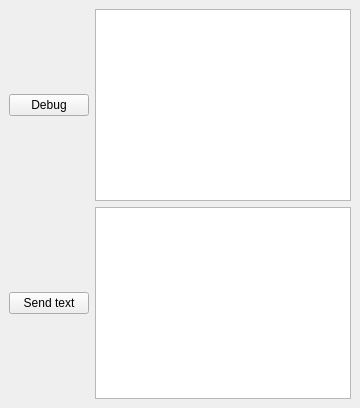
<?xml version="1.0" encoding="UTF-8"?>
<ui version="4.0">
 <class>MainWindow</class>
 <widget class="QMainWindow" name="MainWindow">
  <property name="geometry">
   <rect>
    <x>0</x>
    <y>0</y>
    <width>360</width>
    <height>408</height>
   </rect>
  </property>
  <property name="windowTitle">
   <string>MainWindow</string>
  </property>
  <widget class="QWidget" name="centralwidget">
   <layout class="QGridLayout" name="gridLayout">
    <item row="0" column="0">
     <widget class="QPushButton" name="debugBtn">
      <property name="text">
       <string>Debug</string>
      </property>
      <property name="checkable">
       <bool>false</bool>
      </property>
      <property name="checked">
       <bool>false</bool>
      </property>
     </widget>
    </item>
    <item row="0" column="1">
     <widget class="QTextEdit" name="input_textEdit"/>
    </item>
    <item row="1" column="0">
     <widget class="QPushButton" name="sendBtn">
      <property name="text">
       <string>Send text</string>
      </property>
     </widget>
    </item>
    <item row="1" column="1">
     <widget class="QTextEdit" name="output_textEdit">
      <property name="readOnly">
       <bool>true</bool>
      </property>
     </widget>
    </item>
   </layout>
  </widget>
 </widget>
 <resources/>
 <connections/>
</ui>
